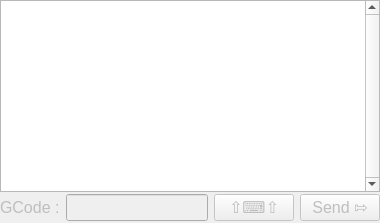
         <widget class="QWidget" name="tabGrblOutput">
          <property name="sizePolicy">
           <sizepolicy hsizetype="Preferred" vsizetype="Expanding">
            <horstretch>0</horstretch>
            <verstretch>0</verstretch>
           </sizepolicy>
          </property>
          <attribute name="title">
           <string>Grbl communication</string>
          </attribute>
          <layout class="QVBoxLayout" name="verticalLayout_6">
           <property name="spacing">
            <number>0</number>
           </property>
           <property name="leftMargin">
            <number>0</number>
           </property>
           <property name="topMargin">
            <number>0</number>
           </property>
           <property name="rightMargin">
            <number>0</number>
           </property>
           <property name="bottomMargin">
            <number>0</number>
           </property>
           <item>
            <widget class="QTextEdit" name="txtGrblOutput">
             <property name="minimumSize">
              <size>
               <width>0</width>
               <height>0</height>
              </size>
             </property>
             <property name="font">
              <font>
               <family>Monospace</family>
              </font>
             </property>
             <property name="verticalScrollBarPolicy">
              <enum>Qt::ScrollBarAlwaysOn</enum>
             </property>
             <property name="lineWrapMode">
              <enum>QTextEdit::NoWrap</enum>
             </property>
            </widget>
           </item>
           <item>
            <widget class="QWidget" name="frmGcodeInput" native="true">
             <property name="enabled">
              <bool>false</bool>
             </property>
             <property name="sizePolicy">
              <sizepolicy hsizetype="Preferred" vsizetype="Fixed">
               <horstretch>0</horstretch>
               <verstretch>0</verstretch>
              </sizepolicy>
             </property>
             <layout class="QHBoxLayout" name="horizontalLayout_7">
              <property name="leftMargin">
               <number>0</number>
              </property>
              <property name="topMargin">
               <number>2</number>
              </property>
              <property name="rightMargin">
               <number>0</number>
              </property>
              <property name="bottomMargin">
               <number>2</number>
              </property>
              <item>
               <widget class="QLabel" name="label_8">
                <property name="font">
                 <font>
                  <pointsize>12</pointsize>
                 </font>
                </property>
                <property name="text">
                 <string notr="true">GCode :</string>
                </property>
               </widget>
              </item>
              <item>
               <widget class="gcodeQLineEdit" name="txtGCode">
                <property name="minimumSize">
                 <size>
                  <width>0</width>
                  <height>0</height>
                 </size>
                </property>
                <property name="font">
                 <font>
                  <pointsize>12</pointsize>
                 </font>
                </property>
                <property name="focusPolicy">
                 <enum>Qt::StrongFocus</enum>
                </property>
                <property name="clearButtonEnabled">
                 <bool>true</bool>
                </property>
               </widget>
              </item>
              <item>
               <widget class="QPushButton" name="btnKeyboard">
                <property name="minimumSize">
                 <size>
                  <width>0</width>
                  <height>0</height>
                 </size>
                </property>
                <property name="font">
                 <font>
                  <pointsize>12</pointsize>
                 </font>
                </property>
                <property name="text">
                 <string>⇧⌨⇧</string>
                </property>
               </widget>
              </item>
              <item>
               <widget class="QPushButton" name="btnSend">
                <property name="minimumSize">
                 <size>
                  <width>0</width>
                  <height>0</height>
                 </size>
                </property>
                <property name="font">
                 <font>
                  <pointsize>12</pointsize>
                 </font>
                </property>
                <property name="text">
                 <string>Send ⇰</string>
                </property>
               </widget>
              </item>
             </layout>
            </widget>
           </item>
          </layout>
         </widget>
